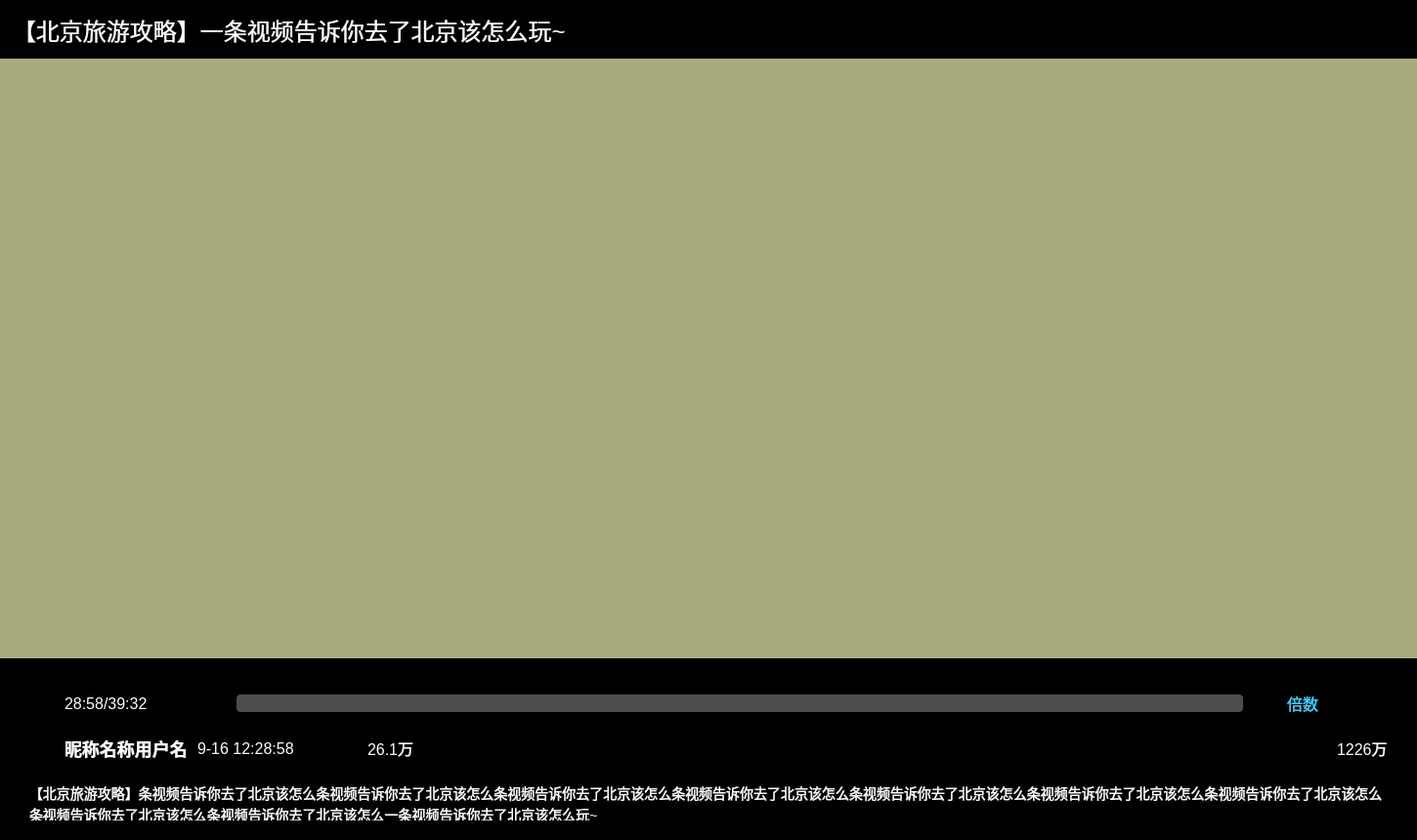
<?xml version="1.0" encoding="UTF-8"?>
<ui version="4.0">
 <class>PlayerPage</class>
 <widget class="QWidget" name="PlayerPage">
  <property name="geometry">
   <rect>
    <x>0</x>
    <y>0</y>
    <width>1450</width>
    <height>860</height>
   </rect>
  </property>
  <property name="windowTitle">
   <string>Form</string>
  </property>
  <property name="styleSheet">
   <string notr="true">*{
color : #FFFFFF;
font-size : 16px;
font-family : 微软雅⿊;
background-color:rgba(0,0,0,0);
}
QPushButton{
border : none;
}</string>
  </property>
  <layout class="QVBoxLayout" name="verticalLayout">
   <property name="spacing">
    <number>0</number>
   </property>
   <property name="leftMargin">
    <number>0</number>
   </property>
   <property name="topMargin">
    <number>0</number>
   </property>
   <property name="rightMargin">
    <number>0</number>
   </property>
   <property name="bottomMargin">
    <number>0</number>
   </property>
   <item>
    <widget class="QWidget" name="playHead" native="true">
     <property name="minimumSize">
      <size>
       <width>0</width>
       <height>60</height>
      </size>
     </property>
     <property name="maximumSize">
      <size>
       <width>16777215</width>
       <height>60</height>
      </size>
     </property>
     <property name="styleSheet">
      <string notr="true">background-color:rgb(0, 0, 0)</string>
     </property>
     <layout class="QHBoxLayout" name="horizontalLayout">
      <property name="spacing">
       <number>0</number>
      </property>
      <property name="leftMargin">
       <number>13</number>
      </property>
      <property name="topMargin">
       <number>0</number>
      </property>
      <property name="rightMargin">
       <number>0</number>
      </property>
      <property name="bottomMargin">
       <number>0</number>
      </property>
      <item>
       <widget class="QLabel" name="videoTittle">
        <property name="styleSheet">
         <string notr="true">#videoTittle{
font-size : 24px;
}</string>
        </property>
        <property name="text">
         <string>【北京旅游攻略】一条视频告诉你去了北京该怎么玩~</string>
        </property>
       </widget>
      </item>
      <item>
       <widget class="QWidget" name="sysBtnBox" native="true">
        <property name="minimumSize">
         <size>
          <width>112</width>
          <height>0</height>
         </size>
        </property>
        <property name="maximumSize">
         <size>
          <width>112</width>
          <height>16777215</height>
         </size>
        </property>
        <property name="styleSheet">
         <string notr="true"/>
        </property>
        <layout class="QHBoxLayout" name="horizontalLayout_2">
         <property name="spacing">
          <number>36</number>
         </property>
         <property name="leftMargin">
          <number>0</number>
         </property>
         <property name="topMargin">
          <number>0</number>
         </property>
         <property name="rightMargin">
          <number>31</number>
         </property>
         <property name="bottomMargin">
          <number>0</number>
         </property>
         <item>
          <widget class="QPushButton" name="minBtn">
           <property name="minimumSize">
            <size>
             <width>20</width>
             <height>20</height>
            </size>
           </property>
           <property name="maximumSize">
            <size>
             <width>20</width>
             <height>20</height>
            </size>
           </property>
           <property name="styleSheet">
            <string notr="true">#minBtn{
border-image : url(&quot;:images/PlayPage/suoxiao.png&quot;);
}</string>
           </property>
           <property name="text">
            <string/>
           </property>
          </widget>
         </item>
         <item>
          <widget class="QPushButton" name="quitBtn">
           <property name="minimumSize">
            <size>
             <width>20</width>
             <height>20</height>
            </size>
           </property>
           <property name="maximumSize">
            <size>
             <width>20</width>
             <height>20</height>
            </size>
           </property>
           <property name="styleSheet">
            <string notr="true">#quitBtn{
border-image : url(&quot;:/images/PlayPage/quxiao.png&quot;);
}</string>
           </property>
           <property name="text">
            <string/>
           </property>
          </widget>
         </item>
        </layout>
       </widget>
      </item>
     </layout>
    </widget>
   </item>
   <item>
    <widget class="QWidget" name="screen" native="true">
     <property name="styleSheet">
      <string notr="true">background-color:rgb(170, 170, 127)</string>
     </property>
    </widget>
   </item>
   <item>
    <widget class="QWidget" name="playControlBox" native="true">
     <property name="minimumSize">
      <size>
       <width>0</width>
       <height>186</height>
      </size>
     </property>
     <property name="maximumSize">
      <size>
       <width>16777215</width>
       <height>186</height>
      </size>
     </property>
     <property name="styleSheet">
      <string notr="true">#playControlBox{
background-color : #000000;
}</string>
     </property>
     <layout class="QVBoxLayout" name="verticalLayout_2">
      <property name="spacing">
       <number>0</number>
      </property>
      <property name="leftMargin">
       <number>0</number>
      </property>
      <property name="topMargin">
       <number>0</number>
      </property>
      <property name="rightMargin">
       <number>0</number>
      </property>
      <property name="bottomMargin">
       <number>0</number>
      </property>
      <item>
       <widget class="PlaySlider" name="videoSlider" native="true">
        <property name="minimumSize">
         <size>
          <width>0</width>
          <height>30</height>
         </size>
        </property>
        <property name="maximumSize">
         <size>
          <width>16777215</width>
          <height>30</height>
         </size>
        </property>
       </widget>
      </item>
      <item>
       <widget class="QWidget" name="playControl" native="true">
        <property name="minimumSize">
         <size>
          <width>0</width>
          <height>32</height>
         </size>
        </property>
        <property name="maximumSize">
         <size>
          <width>16777215</width>
          <height>32</height>
         </size>
        </property>
        <property name="styleSheet">
         <string notr="true"/>
        </property>
        <layout class="QHBoxLayout" name="horizontalLayout_3">
         <property name="spacing">
          <number>0</number>
         </property>
         <property name="leftMargin">
          <number>30</number>
         </property>
         <property name="topMargin">
          <number>0</number>
         </property>
         <property name="rightMargin">
          <number>30</number>
         </property>
         <property name="bottomMargin">
          <number>0</number>
         </property>
         <item>
          <widget class="QWidget" name="playTimeBox" native="true">
           <property name="minimumSize">
            <size>
             <width>126</width>
             <height>0</height>
            </size>
           </property>
           <property name="maximumSize">
            <size>
             <width>126</width>
             <height>16777215</height>
            </size>
           </property>
           <property name="styleSheet">
            <string notr="true"/>
           </property>
           <layout class="QHBoxLayout" name="horizontalLayout_9">
            <property name="spacing">
             <number>10</number>
            </property>
            <property name="leftMargin">
             <number>0</number>
            </property>
            <property name="topMargin">
             <number>0</number>
            </property>
            <property name="rightMargin">
             <number>0</number>
            </property>
            <property name="bottomMargin">
             <number>0</number>
            </property>
            <item>
             <widget class="QPushButton" name="playBtn">
              <property name="minimumSize">
               <size>
                <width>26</width>
                <height>26</height>
               </size>
              </property>
              <property name="maximumSize">
               <size>
                <width>26</width>
                <height>26</height>
               </size>
              </property>
              <property name="styleSheet">
               <string notr="true">#playBtn{
border-image : url(&quot;:/images/PlayPage/zanting.png&quot;);
}</string>
              </property>
              <property name="text">
               <string/>
              </property>
             </widget>
            </item>
            <item>
             <widget class="QLabel" name="videoDuration">
              <property name="text">
               <string>28:58/39:32</string>
              </property>
             </widget>
            </item>
           </layout>
          </widget>
         </item>
         <item>
          <widget class="QWidget" name="bulletScreenBox" native="true">
           <property name="minimumSize">
            <size>
             <width>1116</width>
             <height>0</height>
            </size>
           </property>
           <property name="maximumSize">
            <size>
             <width>1116</width>
             <height>16777215</height>
            </size>
           </property>
           <property name="styleSheet">
            <string notr="true"/>
           </property>
           <layout class="QHBoxLayout" name="horizontalLayout_10">
            <property name="spacing">
             <number>30</number>
            </property>
            <property name="leftMargin">
             <number>30</number>
            </property>
            <property name="topMargin">
             <number>0</number>
            </property>
            <property name="rightMargin">
             <number>0</number>
            </property>
            <property name="bottomMargin">
             <number>0</number>
            </property>
            <item>
             <widget class="QPushButton" name="bulletScreenBtn">
              <property name="minimumSize">
               <size>
                <width>26</width>
                <height>26</height>
               </size>
              </property>
              <property name="maximumSize">
               <size>
                <width>26</width>
                <height>26</height>
               </size>
              </property>
              <property name="styleSheet">
               <string notr="true">#bulletScreenBtn{
border-image : url(&quot;:/images/PlayPage/danmu.png&quot;);
}</string>
              </property>
              <property name="text">
               <string/>
              </property>
             </widget>
            </item>
            <item>
             <widget class="BarrageEdit" name="bulletScreenText">
              <property name="styleSheet">
               <string notr="true">#bulletScreenText{
font-family : 微软雅⿊;
font-size : 14px;
background-color : #4D4D4D;
color : #DEDEDE;
border : none;
border-radius : 4px;
}</string>
              </property>
              <property name="text">
               <string/>
              </property>
             </widget>
            </item>
           </layout>
          </widget>
         </item>
         <item>
          <widget class="QWidget" name="speedBox" native="true">
           <property name="styleSheet">
            <string notr="true"/>
           </property>
           <layout class="QHBoxLayout" name="horizontalLayout_11">
            <property name="spacing">
             <number>0</number>
            </property>
            <property name="leftMargin">
             <number>0</number>
            </property>
            <property name="topMargin">
             <number>0</number>
            </property>
            <property name="rightMargin">
             <number>0</number>
            </property>
            <property name="bottomMargin">
             <number>0</number>
            </property>
            <item>
             <widget class="QPushButton" name="speedBtn">
              <property name="minimumSize">
               <size>
                <width>32</width>
                <height>21</height>
               </size>
              </property>
              <property name="maximumSize">
               <size>
                <width>32</width>
                <height>21</height>
               </size>
              </property>
              <property name="styleSheet">
               <string notr="true">#speedBtn{
font-size : 16px;
color : #3ECEFE;
}</string>
              </property>
              <property name="text">
               <string>倍数</string>
              </property>
             </widget>
            </item>
           </layout>
          </widget>
         </item>
         <item>
          <widget class="QWidget" name="volumeBox" native="true">
           <property name="minimumSize">
            <size>
             <width>26</width>
             <height>26</height>
            </size>
           </property>
           <property name="maximumSize">
            <size>
             <width>26</width>
             <height>26</height>
            </size>
           </property>
           <property name="styleSheet">
            <string notr="true"/>
           </property>
           <layout class="QHBoxLayout" name="horizontalLayout_12">
            <property name="spacing">
             <number>0</number>
            </property>
            <property name="leftMargin">
             <number>0</number>
            </property>
            <property name="topMargin">
             <number>0</number>
            </property>
            <property name="rightMargin">
             <number>0</number>
            </property>
            <property name="bottomMargin">
             <number>0</number>
            </property>
            <item>
             <widget class="QPushButton" name="volumeBtn">
              <property name="minimumSize">
               <size>
                <width>26</width>
                <height>26</height>
               </size>
              </property>
              <property name="maximumSize">
               <size>
                <width>26</width>
                <height>26</height>
               </size>
              </property>
              <property name="styleSheet">
               <string notr="true">#volumeBtn{
border-image : url(&quot;:/images/PlayPage/shnegyin.png&quot;);
}</string>
              </property>
              <property name="text">
               <string/>
              </property>
             </widget>
            </item>
           </layout>
          </widget>
         </item>
        </layout>
       </widget>
      </item>
      <item>
       <widget class="QWidget" name="videoInfoBox" native="true">
        <property name="minimumSize">
         <size>
          <width>0</width>
          <height>60</height>
         </size>
        </property>
        <property name="maximumSize">
         <size>
          <width>16777215</width>
          <height>60</height>
         </size>
        </property>
        <property name="styleSheet">
         <string notr="true"/>
        </property>
        <layout class="QHBoxLayout" name="horizontalLayout_4">
         <property name="spacing">
          <number>0</number>
         </property>
         <property name="leftMargin">
          <number>0</number>
         </property>
         <property name="topMargin">
          <number>0</number>
         </property>
         <property name="rightMargin">
          <number>0</number>
         </property>
         <property name="bottomMargin">
          <number>0</number>
         </property>
         <item>
          <widget class="QWidget" name="videoInfo" native="true">
           <property name="minimumSize">
            <size>
             <width>310</width>
             <height>0</height>
            </size>
           </property>
           <property name="maximumSize">
            <size>
             <width>310</width>
             <height>16777215</height>
            </size>
           </property>
           <property name="styleSheet">
            <string notr="true"/>
           </property>
           <layout class="QHBoxLayout" name="horizontalLayout_5">
            <property name="spacing">
             <number>10</number>
            </property>
            <property name="leftMargin">
             <number>30</number>
            </property>
            <property name="topMargin">
             <number>0</number>
            </property>
            <property name="rightMargin">
             <number>0</number>
            </property>
            <property name="bottomMargin">
             <number>0</number>
            </property>
            <item>
             <widget class="QPushButton" name="userAvatar">
              <property name="minimumSize">
               <size>
                <width>26</width>
                <height>26</height>
               </size>
              </property>
              <property name="maximumSize">
               <size>
                <width>26</width>
                <height>26</height>
               </size>
              </property>
              <property name="styleSheet">
               <string notr="true">#userAvatar{
border-image : url(&quot;:/images/PlayPage/touxiang.png&quot;);
}</string>
              </property>
              <property name="text">
               <string/>
              </property>
             </widget>
            </item>
            <item>
             <widget class="QLabel" name="userNikeName">
              <property name="minimumSize">
               <size>
                <width>126</width>
                <height>0</height>
               </size>
              </property>
              <property name="maximumSize">
               <size>
                <width>126</width>
                <height>16777215</height>
               </size>
              </property>
              <property name="styleSheet">
               <string notr="true">#userNikeName{
font-size : 18px;
font-weight : bold;
}</string>
              </property>
              <property name="text">
               <string>昵称名称用户名</string>
              </property>
             </widget>
            </item>
            <item>
             <widget class="QLabel" name="loadupTime">
              <property name="text">
               <string>9-16 12:28:58</string>
              </property>
             </widget>
            </item>
           </layout>
          </widget>
         </item>
         <item>
          <widget class="QWidget" name="playNumBox" native="true">
           <property name="minimumSize">
            <size>
             <width>114</width>
             <height>60</height>
            </size>
           </property>
           <property name="maximumSize">
            <size>
             <width>114</width>
             <height>60</height>
            </size>
           </property>
           <property name="styleSheet">
            <string notr="true"/>
           </property>
           <layout class="QHBoxLayout" name="horizontalLayout_6">
            <property name="spacing">
             <number>7</number>
            </property>
            <property name="leftMargin">
             <number>35</number>
            </property>
            <property name="topMargin">
             <number>0</number>
            </property>
            <property name="rightMargin">
             <number>0</number>
            </property>
            <property name="bottomMargin">
             <number>0</number>
            </property>
            <item>
             <widget class="QLabel" name="playNumImage">
              <property name="minimumSize">
               <size>
                <width>24</width>
                <height>24</height>
               </size>
              </property>
              <property name="maximumSize">
               <size>
                <width>24</width>
                <height>24</height>
               </size>
              </property>
              <property name="styleSheet">
               <string notr="true">#playNumImage{
border-image :
url(&quot;:/images/PlayPage/bofangliang.png&quot;);
}</string>
              </property>
              <property name="text">
               <string/>
              </property>
             </widget>
            </item>
            <item>
             <widget class="QLabel" name="playNum">
              <property name="maximumSize">
               <size>
                <width>16777215</width>
                <height>60</height>
               </size>
              </property>
              <property name="text">
               <string>26.1万</string>
              </property>
             </widget>
            </item>
           </layout>
          </widget>
         </item>
         <item>
          <widget class="QWidget" name="likeNumBox" native="true">
           <property name="styleSheet">
            <string notr="true"/>
           </property>
           <layout class="QHBoxLayout" name="horizontalLayout_7">
            <property name="spacing">
             <number>7</number>
            </property>
            <property name="leftMargin">
             <number>11</number>
            </property>
            <property name="topMargin">
             <number>11</number>
            </property>
            <property name="rightMargin">
             <number>30</number>
            </property>
            <property name="bottomMargin">
             <number>11</number>
            </property>
            <item>
             <spacer name="horizontalSpacer">
              <property name="orientation">
               <enum>Qt::Orientation::Horizontal</enum>
              </property>
              <property name="sizeHint" stdset="0">
               <size>
                <width>904</width>
                <height>20</height>
               </size>
              </property>
             </spacer>
            </item>
            <item>
             <widget class="QPushButton" name="likeImageBtn">
              <property name="minimumSize">
               <size>
                <width>24</width>
                <height>24</height>
               </size>
              </property>
              <property name="maximumSize">
               <size>
                <width>24</width>
                <height>24</height>
               </size>
              </property>
              <property name="styleSheet">
               <string notr="true">#likeImageBtn{
border-image : url(&quot;:/images/PlayPage/dianzan.png&quot;);
}</string>
              </property>
              <property name="text">
               <string/>
              </property>
             </widget>
            </item>
            <item>
             <widget class="QLabel" name="likeNum">
              <property name="text">
               <string>1226万</string>
              </property>
             </widget>
            </item>
           </layout>
          </widget>
         </item>
        </layout>
       </widget>
      </item>
      <item>
       <widget class="QWidget" name="videoIntroduceBox" native="true">
        <property name="styleSheet">
         <string notr="true"/>
        </property>
        <layout class="QHBoxLayout" name="horizontalLayout_8">
         <property name="spacing">
          <number>0</number>
         </property>
         <property name="leftMargin">
          <number>30</number>
         </property>
         <property name="rightMargin">
          <number>34</number>
         </property>
         <property name="bottomMargin">
          <number>20</number>
         </property>
         <item>
          <widget class="QLabel" name="videoDesc">
           <property name="styleSheet">
            <string notr="true">#videoDesc{
font-size : 14px;
}</string>
           </property>
           <property name="text">
            <string>【北京旅游攻略】条视频告诉你去了北京该怎么条视频告诉你去了北京该怎么条视频告诉你去了北京该怎么条视频告诉你去了北京该怎么条视频告诉你去了北京该怎么条视频告诉你去了北京该怎么条视频告诉你去了北京该怎么条视频告诉你去了北京该怎么条视频告诉你去了北京该怎么一条视频告诉你去了北京该怎么玩~</string>
           </property>
           <property name="wordWrap">
            <bool>true</bool>
           </property>
          </widget>
         </item>
        </layout>
       </widget>
      </item>
     </layout>
    </widget>
   </item>
  </layout>
 </widget>
 <customwidgets>
  <customwidget>
   <class>PlaySlider</class>
   <extends>QWidget</extends>
   <header location="global">playslider.h</header>
  </customwidget>
  <customwidget>
   <class>BarrageEdit</class>
   <extends>QLineEdit</extends>
   <header location="global">barrageedit.h</header>
  </customwidget>
 </customwidgets>
 <resources/>
 <connections/>
</ui>
